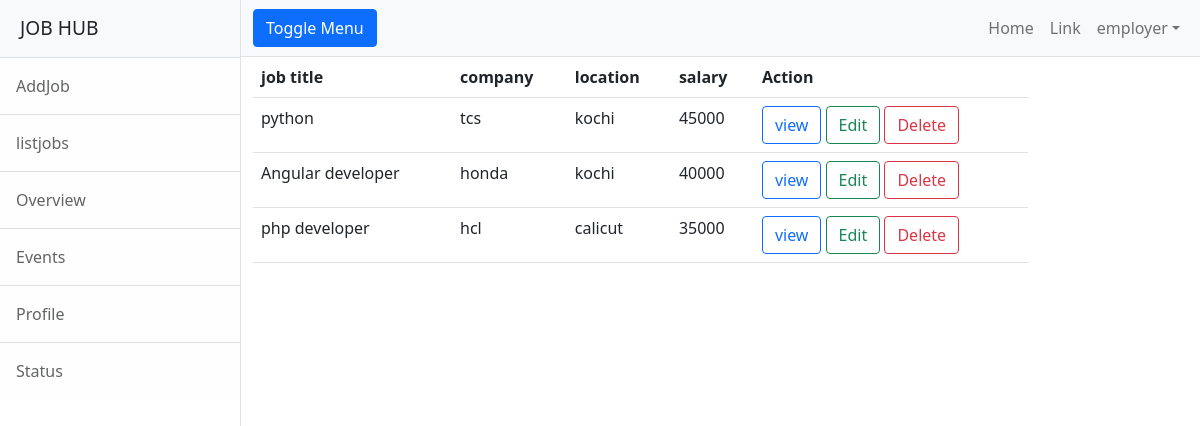
Page /employer/jobs/all (signed in) on the committed database.
### employer/models.py (models this page shows)
class Jobs(models.Model):
    job_title_name=models.CharField(max_length=150)
    company_name=models.CharField(max_length=150)
    location=models.CharField(max_length=120)
    salary=models.PositiveIntegerField(null=True)
    experience=models.PositiveIntegerField(default=0)

### employer/views.py (the view)
# urls.py: path('jobs/all',views.Listjobview.as_view(),name="all-jobs"),
class Listjobview(ListView):
    model = Jobs
    context_object_name = "jobs"
    template_name = "emp-listjob.html"

### employer/templates/emp-listjob.html (shortened to what this page needs)
{%extends 'base.html'%}
{%block body_block%}
<div class="row">
    <div class="col-10">
        <table class="table">
            <tr>
                <th>job title</th>
                <th>company</th>
                <th>location</th>
                <th>salary</th>
                <th>Action</th>
            </tr>
            {%for job in jobs%}
            <tr>
                <td>{{job.job_title_name}}</td>
                <td>{{job.company_name}}</td>
                <td>{{job.location}}</td>
                <td>{{job.salary}}</td>
                <td>
                    <a href="{%url 'jobdetail' job.id%}" class="btn btn-outline-primary">view</a>
                    <a href="{%url 'emp-editjob' job.id%}"class="btn btn-outline-success">Edit</a>
                    <a href="{%url 'emp-deletejob' job.id%}"class="btn btn-outline-danger">Delete</a>
                </td>
            </tr>
            {%endfor%}
        </table>
    </div>
</div>
{%endblock%}

### employer/templates/base.html (shortened to what this page needs)
<!DOCTYPE html>
{%load static%}
<html lang="en">
    <head>
        <link href="{%static 'css/styles.css'%}" rel="stylesheet" />
    </head>
    <body>
        <div class="d-flex" id="wrapper">
            <div class="border-end bg-white" id="sidebar-wrapper">
                <div class="sidebar-heading border-bottom bg-light">JOB HUB</div>
                <div class="list-group list-group-flush">
                    <a class="list-group-item list-group-item-action list-group-item-light p-3" href="{%url 'emp-addjob' %}">AddJob</a>
                    <a class="list-group-item list-group-item-action list-group-item-light p-3" href="{%url 'all-jobs'%}">listjobs</a>
                    <a class="list-group-item list-group-item-action list-group-item-light p-3" href="#!">Overview</a>
                    <a class="list-group-item list-group-item-action list-group-item-light p-3" href="#!">Events</a>
                    <a class="list-group-item list-group-item-action list-group-item-light p-3" href="#!">Profile</a>
                    <a class="list-group-item list-group-item-action list-group-item-light p-3" href="#!">Status</a>
                </div>
            </div>
            <div id="page-content-wrapper">
                <nav class="navbar navbar-expand-lg navbar-light bg-light border-bottom">
                    <div class="container-fluid">
                        <button class="btn btn-primary" id="sidebarToggle">Toggle Menu</button>
                        <div class="collapse navbar-collapse" id="navbarSupportedContent">
                            <ul class="navbar-nav ms-auto mt-2 mt-lg-0">
                                <li class="nav-item active"><a class="nav-link" href="#!">Home</a></li>
                                <li class="nav-item"><a class="nav-link" href="#!">Link</a></li>
                                <li class="nav-item dropdown">
                                    <a class="nav-link dropdown-toggle" id="navbarDropdown" href="#" role="button" data-bs-toggle="dropdown" aria-haspopup="true" aria-expanded="false">{{request.user}}</a>
                                </li>
                            </ul>
                        </div>
                    </div>
                </nav>
                <div class="container-fluid">
                    {%block body_block%}
                    {%endblock%}
                </div>
            </div>
        </div>
    </body>
</html>

### rows in the picture
Jobs: job_title_name "python", company_name "tcs", location "kochi", salary "45000"
Jobs: job_title_name "Angular developer", company_name "honda", location "kochi", salary "40000"
Jobs: job_title_name "php developer", company_name "hcl", location "calicut", salary "35000"

### other values in the picture
{{ request.user }} "employer"
